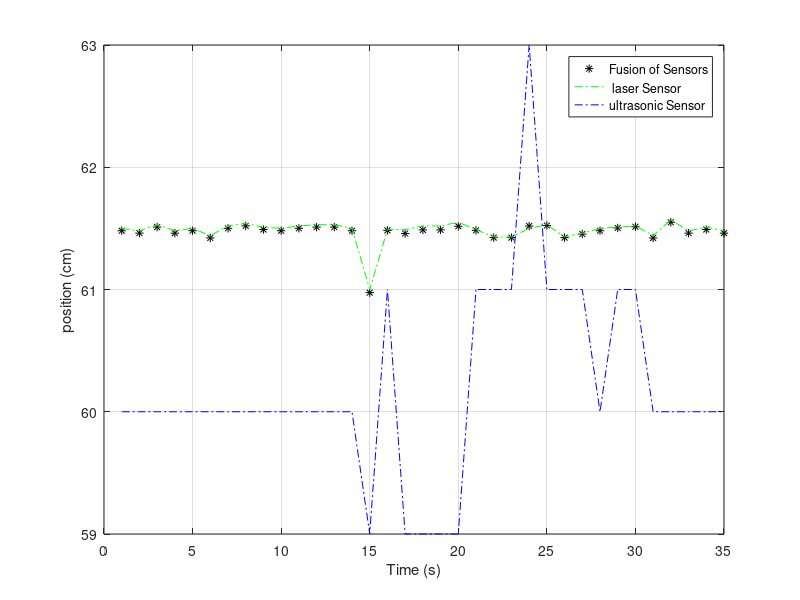
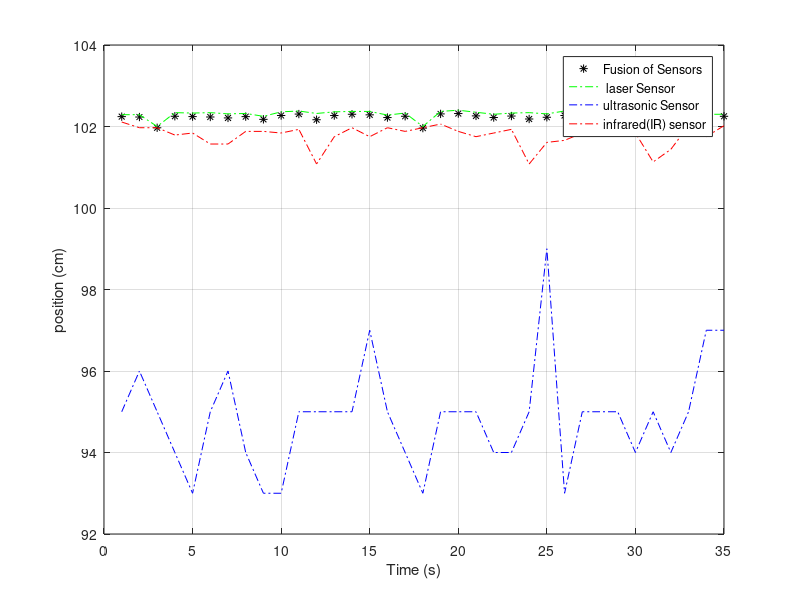
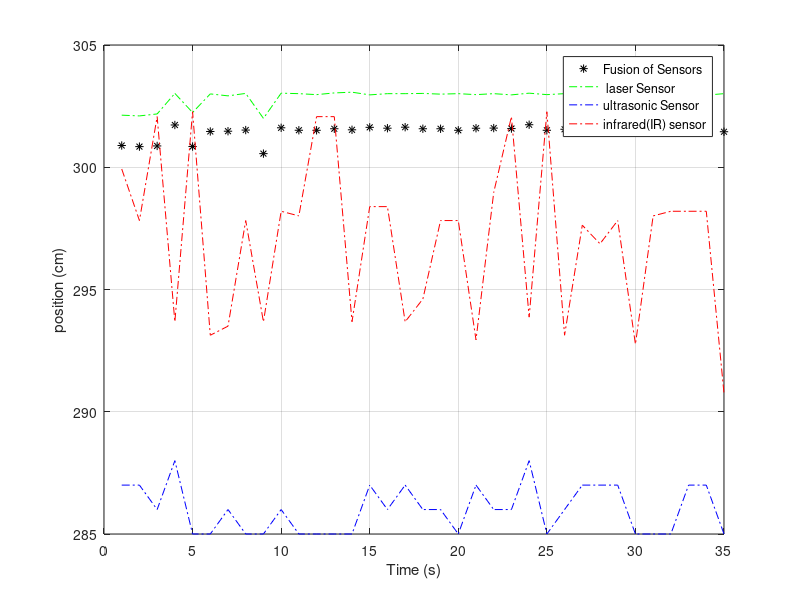
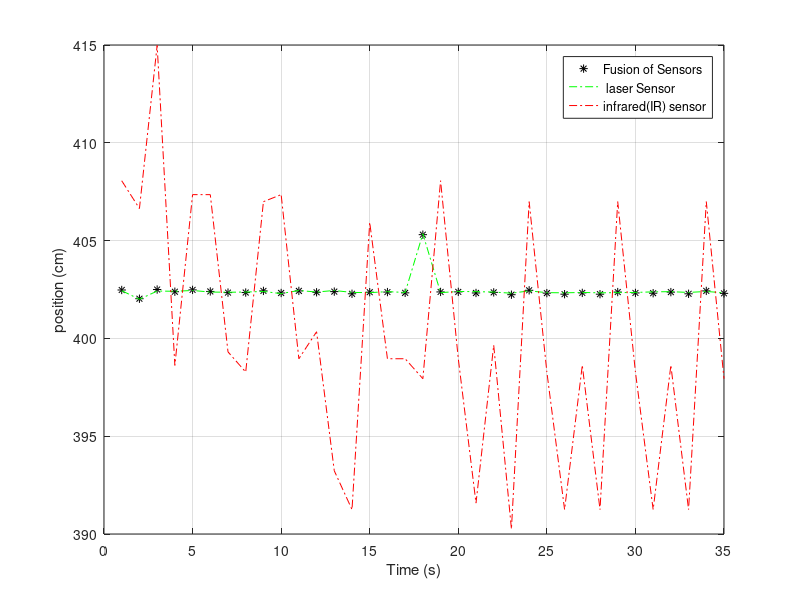

Write MATLAB code to recreate these figures, in order.
% IN THE NAME OF ALLAH THE BENEFICENT THE MERCIFUL
% central limit theory for sensor fusion
% m.h.aghanoori
% 1395.10.8 4shanbe 14:47 : 22:30
clc; clear all;close all;
%%%%%%%%%%%%%%%%%%%%%%%%%%%%%%%%%%%%%%%%%%%%%%%%%%%%%%%%%%%%%%%%%%%%%%%%%%%%%%%%%%%%%%%%%%%%%%%%%%%%%%%%%%%%%%%%%%%%%%%%
ls01_60=[61.5	61.48	61.53	61.48	61.5	61.44	61.52	61.54	61.51	61.5	61.52	61.53	61.53	61.5	61	61.49	61.49	61.52	61.52	61.55	61.49	61.43	61.43	61.5	61.53	61.43	61.46	61.5	61.51	61.52	61.44	61.57	61.48	61.51	61.48];
srf_60=[57	57	57	57	57	57	57	57	57	57	57	57	57	57	56	58	56	56	56	56	58	58	58	60	58	58	58	57	58	58	57	57	57	57	57]+3;
var_l_60=var(ls01_60);
var_u_60=var(srf_60);
f_60=(inv(var_l_60 + var_u_60))*[(var_l_60.*(srf_60))+(var_u_60.*(ls01_60))];
err_f_60=60-f_60;
err_srf_60=60-srf_60;err_ls01_60=60-ls01_60;
%%%%%%%%%%%%%%%%%%%%%%%%%%%%%%%%%%%%%%%%%%%%%%%%%%%%%%%%%%%%%%%%%%%%%%%%%%%%%%%%%%%%%%%%%%%%%%%%%%%%%%%%%%%%%%%%%%%%%%%%%%%
ir_100=[102.11	101.97	101.97	101.79	101.84	101.57	101.57	101.88	101.88	101.84	101.93	101.08	101.75	101.97	101.75	101.97	101.88	101.97	102.06	101.88	101.75	101.84	101.93	101.08	101.61	101.66	101.84	101.88	101.88	101.84	101.13	101.44	102.02	101.75	102.02];
ls01_100=[102.29	102.29	102	102.34	102.33	102.34	102.31	102.32	102.25	102.36	102.38	102.32	102.36	102.37	102.37	102.28	102.33	102	102.37	102.4	102.35	102.3	102.33	102.34	102.31	102.38	102.35	102.29	102.29	102.27	102.31	102.36	102.32	102.3	102.3];
srf_100=[95	96	95	94	93	95	96	94	93	93	95	95	95	95	97	95	94	93	95	95	95	94	94	95	99	93	95	95	95	94	95	94	95	97	97];
var_l_100=var(ls01_100);
var_u_100=var(srf_100);
var_i_100=var(ir_100);
f1_100_WEWA=(inv(var_i_100 + var_u_100))*[(var_i_100.*(srf_100))+(var_u_100.*(ir_100))]; var_f1_100=var(f1_100_WEWA);
f_100=(inv(var_l_100 + var_f1_100))*[(var_f1_100.*(ls01_100))+(var_l_100.*(f1_100_WEWA))];
% f_100=(inv(var_i_100 + var_u_100 + var_l_100))*((var_i_100.*(ls01_100))+(var_u_100.*(srf_100))+(var_l_100.*(ir_100))); 
err_f_100=100-f_100;
err_srf_100=100-srf_100;err_ls01_100=100-ls01_100;err_ir_100=100-ir_100;

%%%%%%%%%%%%%%%%%%%%%%%%%%%%%%%%%%%%%%%%%%%%%%%%%%%%%%%%%%%%%%%%%%%%%%%%%%%%%%%%%%%%%%%%%%%%%%%%%%%%%%%%%%%%%%%%%%%%%%%%%%%%%
ir_140=[150.3	149.97	150.01	150.16	150.16	150.11	150.11	150.11	150.21	150.11	150.11	150.11	150.06	150.11	150.06	149.44	149.72	149.92	150.01	150.01	150.11	150.06	150.06	150.06	150.11	150.06	150.11	150.06	150.01	150.11	150.01	149.58	149.92	150.06	150.06];
srf_140=[133	135	131	131	131	131	133	131	131	132	131	133	131	132	131	131	131	133	131	133	131	131	134	131	131	131	131	131	131	131	131	131	131	131	132];
var_u_140=var(srf_140);
var_i_140=var(ir_140);
f_140=(inv(var_i_140 + var_u_140))*[(var_i_140.*(srf_140))+(var_u_140.*(ir_140))]; var_f_140=var(f_140);
err_f_140=140-f_140;
err_srf_140=140-srf_140;err_ir_140=140-ir_140;
%%%%%%%%%%%%%%%%%%%%%%%%%%%%%%%%%%%%%%%%%%%%%%%%%%%%%%%%%%%%%%%%%%%%%%%%%%%%%%%%%%%%%%%%%%%%%%%%%%%%%%%%%%%%%%%%%%%%%%%%%%%%%
ir_300=[299.93	297.82	302.07	293.68	302.27	293.13	293.5	297.82	293.68	298.2	298.01	302.07	302.07	293.68	298.39	298.39	293.68	294.61	297.82	297.82	292.94	298.97	302.07	293.87	302.27	293.13	297.63	296.87	297.82	292.76	298.01	298.2	298.2	298.2	290.75];
ls01_300=[302.13	302.1	302.18	303.02	302.24	303	302.92	303.02	302	303.03	303.01	302.97	303.04	303.07	302.96	303.01	303.01	303.02	302.99	303.01	302.97	303.01	302.96	303.03	302.97	303.01	303.06	303.01	303	302.98	302.97	302.96	303.03	302.95	303.01];
srf_300=[287 287 286 288 285 285 286 285 285 286	285	285	285	285	287	286	287	286	286	285	287	286	286	288	285	286	287	287	287	285	285	285	287	287	285];
var_l_300=var(ls01_300);
var_u_300=var(srf_300);
var_i_300=var(ir_300);
f_300=(inv(var_i_300 + var_u_300 + var_l_300))*[(var_i_300.*(ls01_300))+(var_u_300.*(srf_300))+(var_l_300.*(ir_300))];
err_f_300=300-f_300;
err_srf_300=300-srf_300;err_ir_300=300-ir_300;err_ls01_300=300-ls01_300;
%%%%%%%%%%%%%%%%%%%%%%%%%%%%%%%%%%%%%%%%%%%%%%%%%%%%%%%%%%%%%%%%%%%%%%%%%%%%%%%%%%%%%%%%%%%%%%%%%%%%%%%%%%%%%%%%%%%%%%%%%
ir_400=[408.06	406.64	414.98	398.62	407.35	407.35	399.31	398.28	406.99	407.35	398.96	400.34	393.23	391.25	405.93	398.96	398.96	397.94	408.06	398.96	391.58	399.65	390.26	406.99	398.28	391.25	398.62	391.25	406.99	398.28	391.25	398.62	391.25	406.99	397.94];
ls01_400=[402.44	402	402.42	402.41	402.45	402.37	402.36	402.37	402.4	402.29	402.45	402.37	402.45	402.35	402.34	402.39	402.35	405.35	402.34	402.4	402.39	402.37	402.31	402.43	402.34	402.33	402.35	402.33	402.34	402.35	402.38	402.39	402.35	402.4	402.33];
var_l_400=var(ls01_400);
var_i_400=var(ir_400);
f_400=(inv(var_i_400 + var_l_400))*[(var_i_400.*(ls01_400))+(var_l_400.*(ir_400))]; 
err_f_400=400-f_400;
err_ir_400=400-ir_400;err_ls01_400=400-ls01_400;
%%%%%%%%%%%%%%%%%%%%%%%%%%%%%%%%%%%%%%%%%%%%%%%%%%%%%%%%%%%%%%%
% main plot 
figure(1)
plot(f_60,'*k');
hold on;
plot(ls01_60,'-.g');
plot(srf_60,'-.b');
hold off;
grid on
legend('Fusion of Sensors',' laser Sensor ','ultrasonic Sensor')
xlabel('Time (s)');
ylabel('position (cm)');

% plot
figure(2)
plot(f_100,'*k');
hold on;
plot(ls01_100,'-.g');
plot(srf_100,'-.b');
plot(ir_100,'-.r');
hold off;
grid on
legend('Fusion of Sensors',' laser Sensor ','ultrasonic Sensor','infrared(IR) sensor')
xlabel('Time (s)');
ylabel('position (cm)');
% plot
figure(3)
plot(f_300,'*k');
hold on;
plot(ls01_300,'-.g');
plot(srf_300,'-.b');
plot(ir_300,'-.r')
hold off;

grid on
legend('Fusion of Sensors',' laser Sensor ','ultrasonic Sensor','infrared(IR) sensor')
xlabel('Time (s)');
ylabel('position (cm)');
% plot
figure(4)
plot(f_400,'*k');
hold on;
plot(ls01_400,'-.g');
plot(ir_400,'-.r');
hold off;

grid on
legend('Fusion of Sensors',' laser Sensor ','infrared(IR) sensor')
xlabel('Time (s)');
ylabel('position (cm)');
%%%%%%%%%%%%%%%%%%%%%%%%%%%%%%%%%%%%%%%%%%%%%%%%%%%%%%%%%%%%%%%%%%%%%%%%%%%%%%%%%%%%%%%%%%%%%%%%%%%%%%%%%%%
% plot err
figure(5)
plot(err_f_60,'*k');
hold on;
plot(err_ls01_60,'-.g');
plot(err_srf_60,'-.r');
hold off;

grid on
legend('error of Fusion ',' laser error ','ultrasonic error')
xlabel('Time (s)');
ylabel('positioning error for 60cm (cm)');
% plot
figure(6)
plot(err_f_100,'*k');
hold on;
plot(err_ls01_100,'-.g');
plot(err_srf_100,'-.b');
plot(err_ir_100,'-.r');
hold off;

grid on
legend('Error of Fusion ',' laser error ','ultrasonic error','infrared(IR) error')
xlabel('Time (s)');
ylabel('positioning error for 100cm (cm)');
% plot
figure(7)
plot(err_f_300,'*k');
hold on;
plot(err_ls01_300,'-.g');
plot(err_srf_300,'-.b');
plot(err_ir_300,'-.r')
hold off;
grid on
legend('Error of Fusion ',' laser error ','ultrasonic error','infrared(IR) error')
xlabel('Time (s)');
ylabel('positioning error for 300cm (cm)');
% plot
figure(8)
plot(err_f_400,'*k');
hold on;
plot(err_ls01_400,'-.g');
plot(err_ir_400,'-.r');
hold off;
grid on
legend('Error of Fusion ',' laser error ','infrared(IR) error')
xlabel('Times');
ylabel('positioning error for 400cm (cm)');
